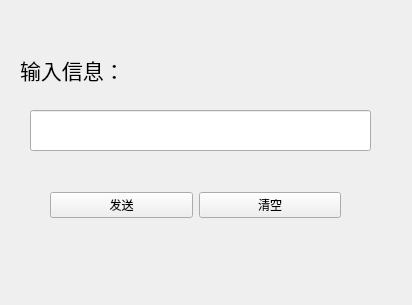
<?xml version="1.0" encoding="UTF-8"?>
<ui version="4.0">
 <class>Chat</class>
 <widget class="QWidget" name="Chat">
  <property name="geometry">
   <rect>
    <x>0</x>
    <y>0</y>
    <width>412</width>
    <height>305</height>
   </rect>
  </property>
  <property name="windowTitle">
   <string>Form</string>
  </property>
  <widget class="QLabel" name="label">
   <property name="geometry">
    <rect>
     <x>20</x>
     <y>40</y>
     <width>141</width>
     <height>61</height>
    </rect>
   </property>
   <property name="text">
    <string>&lt;html&gt;&lt;head/&gt;&lt;body&gt;&lt;p&gt;&lt;span style=&quot; font-size:16pt;&quot;&gt;输入信息：&lt;/span&gt;&lt;/p&gt;&lt;/body&gt;&lt;/html&gt;</string>
   </property>
  </widget>
  <widget class="QLineEdit" name="lineEdit">
   <property name="geometry">
    <rect>
     <x>30</x>
     <y>110</y>
     <width>341</width>
     <height>41</height>
    </rect>
   </property>
  </widget>
  <widget class="QWidget" name="">
   <property name="geometry">
    <rect>
     <x>50</x>
     <y>170</y>
     <width>291</width>
     <height>71</height>
    </rect>
   </property>
   <layout class="QHBoxLayout" name="horizontalLayout">
    <item>
     <widget class="QPushButton" name="sendButton">
      <property name="text">
       <string>发送</string>
      </property>
     </widget>
    </item>
    <item>
     <widget class="QPushButton" name="clearButton">
      <property name="text">
       <string>清空</string>
      </property>
     </widget>
    </item>
   </layout>
  </widget>
 </widget>
 <resources/>
 <connections/>
</ui>
